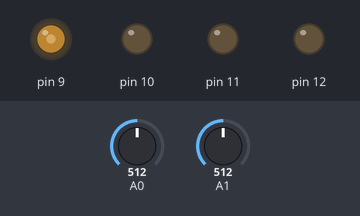
Recording of a sketch running on a simulated Arduino Uno, built with avr-gcc and run on an emulated ATmega328P. Parts: output pins drawn as LEDs (lit = HIGH). The inputs (shaded band) are chosen by the test bench; at power-on: A1 = 512, A0 = 512.

Above: at 1.2 s.
1.3 s: A1 set to 192
2.8 s: A1 set to 172
At 3.8 s:
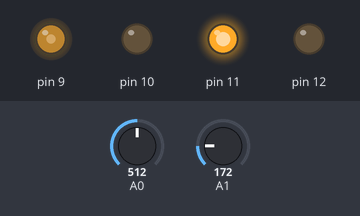
4.3 s: A0 set to 111
5.8 s: A0 set to 95
At 6.1 s:
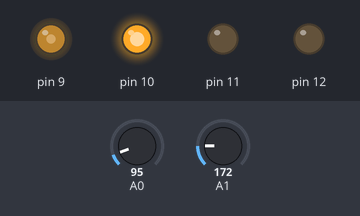
7.3 s: A0 set to 122
At 8.4 s:
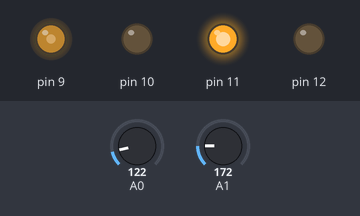
8.8 s: A0 set to 90
At 9.6 s:
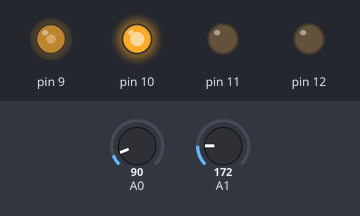
Timing chart, 0 to 11.3 s (numbered marks = the images above; inputs shaded):
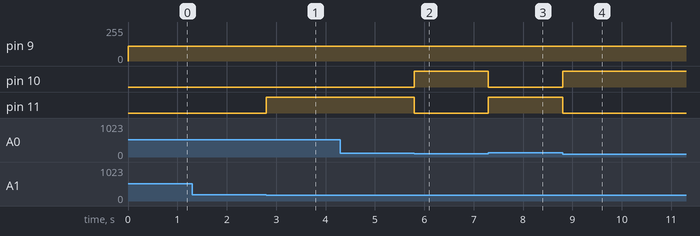

Measured:
- the behaviour switches between 180 and 179 on A1 (found by bisection; images 0 and 1)
- the behaviour switches between 100 and 99 on A0 (found by bisection; images 1 and 2)
- after the input at 1.3 s, every drawn part: stays the same
- after the input at 2.8 s, pin 11: LOW → HIGH at once
- after the input at 4.3 s, every drawn part: stays the same
- after the input at 5.8 s, pin 10: LOW → HIGH at once; pin 11: HIGH → LOW at once
- after the input at 7.3 s, pin 10: HIGH → LOW at once; pin 11: LOW → HIGH at once
- after the input at 8.8 s, pin 10: LOW → HIGH at once; pin 11: HIGH → LOW at once

The sketch:

Line_Follower_Robot_v1_1.ino
```cpp
// ANIX Line Follewer Robot V1.1
// This code is opensource
// Dr. Le Quark Contraptions
void setup() {
  pinMode(9,OUTPUT);
  pinMode(12,OUTPUT);
  pinMode(11,OUTPUT);
  pinMode(10,OUTPUT);


}


void loop() {

  int Value1 = analogRead(A0);
  int Value2 = analogRead(A1)-80;
  //Serial.println("Reading");
  //Serial.println(Value1);
  //Serial.println(Value2);
  //Serial.println("   ");

  digitalWrite(12,LOW);
  analogWrite(9,110);
  if(Value1<100){
    digitalWrite(11,LOW);
    digitalWrite(10,HIGH);
  }
  else if(Value2<100){
    digitalWrite(10,LOW);
    digitalWrite(11,HIGH);
  }
  else if(Value1&Value2>100){
    digitalWrite(11,LOW);
    digitalWrite(10,LOW);
  }
  else if(Value1&Value2<100){
    digitalWrite(11,LOW);
    digitalWrite(10,LOW);
  }


  //delay(200);        // Enable for USB debugging
}
```
